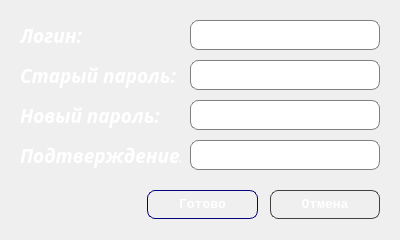
<?xml version="1.0" encoding="UTF-8"?>
<ui version="4.0">
 <class>Edit_data</class>
 <widget class="QDialog" name="Edit_data">
  <property name="geometry">
   <rect>
    <x>0</x>
    <y>0</y>
    <width>400</width>
    <height>240</height>
   </rect>
  </property>
  <property name="windowTitle">
   <string>Данные</string>
  </property>
  <property name="windowIcon">
   <iconset resource="images.qrc">
    <normaloff>:/img/pic/Autorization/auto_icon.ico</normaloff>:/img/pic/Autorization/auto_icon.ico</iconset>
  </property>
  <widget class="QLabel" name="login">
   <property name="geometry">
    <rect>
     <x>20</x>
     <y>20</y>
     <width>81</width>
     <height>31</height>
    </rect>
   </property>
   <property name="font">
    <font>
     <family>Monotype Corsiva</family>
     <pointsize>14</pointsize>
     <weight>75</weight>
     <italic>true</italic>
     <bold>true</bold>
    </font>
   </property>
   <property name="styleSheet">
    <string notr="true">color: white;</string>
   </property>
   <property name="text">
    <string>Логин:</string>
   </property>
  </widget>
  <widget class="QLabel" name="old_pass">
   <property name="geometry">
    <rect>
     <x>20</x>
     <y>60</y>
     <width>161</width>
     <height>31</height>
    </rect>
   </property>
   <property name="font">
    <font>
     <family>Monotype Corsiva</family>
     <pointsize>14</pointsize>
     <weight>75</weight>
     <italic>true</italic>
     <bold>true</bold>
    </font>
   </property>
   <property name="styleSheet">
    <string notr="true">color: white;</string>
   </property>
   <property name="text">
    <string>Старый пароль:</string>
   </property>
  </widget>
  <widget class="QLineEdit" name="login_input">
   <property name="geometry">
    <rect>
     <x>190</x>
     <y>20</y>
     <width>190</width>
     <height>30</height>
    </rect>
   </property>
   <property name="font">
    <font>
     <family>Bahnschrift</family>
     <pointsize>11</pointsize>
    </font>
   </property>
   <property name="styleSheet">
    <string notr="true">border-radius: 8px;
border: 1px solid grey;
color: black;</string>
   </property>
  </widget>
  <widget class="QLineEdit" name="old_passw_input">
   <property name="geometry">
    <rect>
     <x>190</x>
     <y>60</y>
     <width>190</width>
     <height>30</height>
    </rect>
   </property>
   <property name="font">
    <font>
     <family>Bahnschrift</family>
     <pointsize>11</pointsize>
    </font>
   </property>
   <property name="focusPolicy">
    <enum>Qt::StrongFocus</enum>
   </property>
   <property name="styleSheet">
    <string notr="true">border-radius: 8px;
border: 1px solid grey;
color: black;</string>
   </property>
   <property name="echoMode">
    <enum>QLineEdit::Password</enum>
   </property>
  </widget>
  <widget class="QLineEdit" name="new_pass_input">
   <property name="geometry">
    <rect>
     <x>190</x>
     <y>100</y>
     <width>190</width>
     <height>30</height>
    </rect>
   </property>
   <property name="font">
    <font>
     <family>Bahnschrift</family>
     <pointsize>11</pointsize>
    </font>
   </property>
   <property name="focusPolicy">
    <enum>Qt::StrongFocus</enum>
   </property>
   <property name="styleSheet">
    <string notr="true">border-radius: 8px;
border: 1px solid grey;
color: black;</string>
   </property>
   <property name="echoMode">
    <enum>QLineEdit::Password</enum>
   </property>
  </widget>
  <widget class="QLineEdit" name="confirm_pass_input">
   <property name="geometry">
    <rect>
     <x>190</x>
     <y>140</y>
     <width>190</width>
     <height>30</height>
    </rect>
   </property>
   <property name="font">
    <font>
     <family>Bahnschrift</family>
     <pointsize>11</pointsize>
    </font>
   </property>
   <property name="focusPolicy">
    <enum>Qt::StrongFocus</enum>
   </property>
   <property name="styleSheet">
    <string notr="true">border-radius: 8px;
border: 1px solid grey;
color: black;</string>
   </property>
   <property name="echoMode">
    <enum>QLineEdit::Password</enum>
   </property>
  </widget>
  <widget class="QLabel" name="new_pass">
   <property name="geometry">
    <rect>
     <x>20</x>
     <y>100</y>
     <width>161</width>
     <height>31</height>
    </rect>
   </property>
   <property name="font">
    <font>
     <family>Monotype Corsiva</family>
     <pointsize>14</pointsize>
     <weight>75</weight>
     <italic>true</italic>
     <bold>true</bold>
    </font>
   </property>
   <property name="styleSheet">
    <string notr="true">color: white;</string>
   </property>
   <property name="text">
    <string>Новый пароль:</string>
   </property>
  </widget>
  <widget class="QLabel" name="confirm_pass">
   <property name="geometry">
    <rect>
     <x>20</x>
     <y>140</y>
     <width>161</width>
     <height>31</height>
    </rect>
   </property>
   <property name="font">
    <font>
     <family>Monotype Corsiva</family>
     <pointsize>14</pointsize>
     <weight>75</weight>
     <italic>true</italic>
     <bold>true</bold>
    </font>
   </property>
   <property name="styleSheet">
    <string notr="true">color: white;</string>
   </property>
   <property name="text">
    <string>Подтверждение:</string>
   </property>
  </widget>
  <widget class="QLabel" name="bg">
   <property name="geometry">
    <rect>
     <x>0</x>
     <y>0</y>
     <width>400</width>
     <height>240</height>
    </rect>
   </property>
   <property name="text">
    <string/>
   </property>
   <property name="pixmap">
    <pixmap resource="images.qrc">:/img/pic/MainWindow/bg.jpg</pixmap>
   </property>
  </widget>
  <widget class="QPushButton" name="done">
   <property name="geometry">
    <rect>
     <x>147</x>
     <y>190</y>
     <width>111</width>
     <height>29</height>
    </rect>
   </property>
   <property name="font">
    <font>
     <family>Courier New</family>
     <pointsize>10</pointsize>
     <weight>75</weight>
     <bold>true</bold>
    </font>
   </property>
   <property name="autoFillBackground">
    <bool>false</bool>
   </property>
   <property name="styleSheet">
    <string notr="true">QPushButton {
border-style: outset;
     min-width: 5em;
     padding: 6px;
     border: 1px solid #404040;
     /*border-width: 2px;*/
     border-radius: 8px;
     background-color: qlineargradient(x1: 0, y1: 0, x2: 0, y2: 1,
                                       stop: 0 #999999, stop: 1 #404040);
	color: white;
}

QPushButton:pressed {
	 color:rgb(200,200,200);
     background-color: qlineargradient(x1: 0, y1: 0, x2: 0, y2: 1,
                                       stop: 0 #404040, stop: 1 #999999);
 }

QPushButton:disabled {
	color:rgb(200,200,200);
	background-color: qlineargradient(x1: 0, y1: 0, x2: 0, y2: 1,
									  stop: 0 #555555, stop: 1 #999999);
}

 QPushButton:hover {
	 border: 1px solid #404040;
     border-width: 2px;
     border-color: green;
 }

 QPushButton:default {
     border-color: navy; /* делаем кнопку по умолчанию выпуклой */
 }</string>
   </property>
   <property name="text">
    <string>Готово</string>
   </property>
  </widget>
  <widget class="QPushButton" name="cancel">
   <property name="geometry">
    <rect>
     <x>270</x>
     <y>190</y>
     <width>110</width>
     <height>29</height>
    </rect>
   </property>
   <property name="font">
    <font>
     <family>Courier New</family>
     <pointsize>10</pointsize>
     <weight>75</weight>
     <bold>true</bold>
    </font>
   </property>
   <property name="autoFillBackground">
    <bool>false</bool>
   </property>
   <property name="styleSheet">
    <string notr="true">QPushButton {
border-style: outset;
     min-width: 5em;
     padding: 6px;
     border: 1px solid #404040;
     /*border-width: 2px;*/
     border-radius: 8px;
     background-color: qlineargradient(x1: 0, y1: 0, x2: 0, y2: 1,
                                       stop: 0 #999999, stop: 1 #404040);
	color: white;
}

QPushButton:pressed {
	 color:rgb(200,200,200);
     background-color: qlineargradient(x1: 0, y1: 0, x2: 0, y2: 1,
                                       stop: 0 #404040, stop: 1 #999999);
 }

QPushButton:disabled {
	color:rgb(200,200,200);
	background-color: qlineargradient(x1: 0, y1: 0, x2: 0, y2: 1,
									  stop: 0 #555555, stop: 1 #999999);
}

 QPushButton:hover {
	 border: 1px solid #404040;
     border-width: 2px;
     border-color: green;
 }

 QPushButton:default {
     border-color: navy; /* делаем кнопку по умолчанию выпуклой */
 }</string>
   </property>
   <property name="text">
    <string>Отмена</string>
   </property>
  </widget>
  <zorder>bg</zorder>
  <zorder>done</zorder>
  <zorder>login</zorder>
  <zorder>old_pass</zorder>
  <zorder>cancel</zorder>
  <zorder>login_input</zorder>
  <zorder>old_passw_input</zorder>
  <zorder>new_pass_input</zorder>
  <zorder>confirm_pass_input</zorder>
  <zorder>new_pass</zorder>
  <zorder>confirm_pass</zorder>
  <zorder>done</zorder>
  <zorder>cancel</zorder>
 </widget>
 <resources>
  <include location="images.qrc"/>
 </resources>
 <connections/>
</ui>
